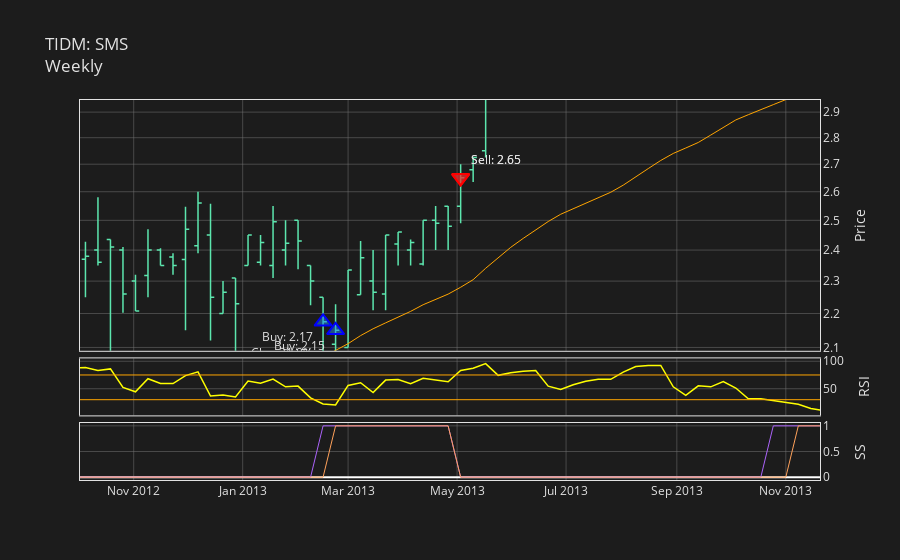

Write notebook code for a chart like this one.
### Code cell
# Customise plot hovertext.
hovertext_ohlc = []
for i in range(len(df.open)):
    hovertext_ohlc.append(
        str(df.index[i].strftime('%Y-%m-%d'))
        + '<br>O: '+ str('{0:.2f}'.format(df.open[i]))
        + '<br>H: '+ str('{0:.2f}'.format(df.high[i]))
        + '<br>L: '+ str('{0:.2f}'.format(df.low[i]))
        + '<br>C: '+ str('{0:.2f}'.format(df.close[i]))
    )

hovertext_sma = []
for i in range(len(df.open)):
    hovertext_sma.append(
    f'{p_sma} SMA: ' + str('{0:.2f}'.format(df.sma[i]))
    )

hovertext_rsi = []
for i in range(len(df.open)):
    hovertext_rsi.append(
        str(df.index[i].strftime('%Y-%m-%d'))
        + f'<br>{p_rsi} RSI: ' + str('{0:.1f}'.format(df.rsi[i]))
    )

hovertext_ss1 = []
for i in range(len(df.open)):
    hovertext_ss1.append(
        str(df.index[i].strftime('%Y-%m-%d'))
        + f'<br>SS1: ' + str('{0:.0f}'.format(df.ss1[i]))
    )
    
hovertext_ss2 = []
for i in range(len(df.open)):
    hovertext_ss2.append(
        f'<br>SS2: ' + str('{0:.0f}'.format(df.ss2[i]))
    )

hovertext_buy = []
for i in range(len(tdm.index)):
    hovertext_buy.append(
    f'Buy: ' + str('{0:.2f}'.format(tdm.entry_price[i]))
    + f'<br>Chg: ' + str('{0:.1f}'.format(tdm.chg_pct[i])) + '%'
    + f'<br>Bars: ' + str('{0:.0f}'.format(tdm.weeks[i]))
    )
    
hovertext_sell = []
for i in range(len(tdm.index)):
    hovertext_sell.append(
    f'Sell: ' + str('{0:.2f}'.format(tdm.exit_price[i]))
    )
    
# Create plot traces.
trace_ohlc = go.Ohlc(
    x=df.index,
    open=df.open,
    high=df.high,
    low=df.low,
    close=df.close,
    increasing_line_color='rgba(92, 230, 174, 1.0)',
    decreasing_line_color='rgba(92, 230, 174, 1.0)',
    line_width=1.5,
    text=hovertext_ohlc,
    hoverinfo='text',
)

trace_sma = go.Scatter(
    x=df.index,
    y=df.sma,
    line=dict(color='orange', width=1.0),
    text=hovertext_sma,
    hoverinfo='text',
)

trace_rsi = go.Scatter(
    x=df.index,
    y=df.rsi,
    line=dict(color='yellow', width=1.5),
    text=hovertext_rsi,
    hoverinfo='text',
)

trace_ss1 = go.Scatter(
    x=df.index,
    y=df.ss1,
    line=dict(width=1.0),
    text=hovertext_ss1,
    hoverinfo='text',
)

trace_ss2 = go.Scatter(
    x=df.index,
    y=df.ss2,
    line=dict(width=1.0),
    text=hovertext_ss2,
    hoverinfo='text',
)

trace_buy = go.Scatter(
    x=tdm.index,
    y=tdm.entry_price,
    name='Buy',
    mode='markers+text',
    marker_symbol='triangle-up',
    marker=dict(
        color='rgba(28, 134, 238, 0.5)',
        size=15,
        line=dict(color='Blue', width=2)
    ),
    text=hovertext_buy,
    textposition='bottom left',
    hoverinfo='text',
)

trace_sell = go.Scatter(
    x=tdm.exit_date,
    y=tdm.exit_price,
    name='Sell',
    mode='markers+text',
    marker_symbol='triangle-down',
    marker=dict(
        color='rgba(238, 44, 44, 0.5)',
        size=15,
        line=dict(color='Red', width=2)
    ),
    text=hovertext_sell,
    textposition='top right',
    hoverinfo='text',
)

# Create figure and add traces.
fig = make_subplots(rows=3, cols=1, shared_xaxes=True, vertical_spacing=0.02,)
fig.add_trace(trace_ohlc, row=1, col=1)
fig.add_trace(trace_sma, row=1, col=1)
fig.add_trace(trace_rsi, row=2, col=1)
fig.add_hline(y=pz1, row=2, col=1, line=dict(color='orange', width=1.0))
fig.add_hline(y=pze, row=2, col=1, line=dict(color='orange', width=1.0))
fig.add_trace(trace_ss1, row=3, col=1)
fig.add_trace(trace_ss2, row=3, col=1)
fig.add_trace(trace_buy, row=1, col=1)
fig.add_trace(trace_sell, row=1, col=1)

# Customise plot layout.
fig.update_layout(
    autosize=True,
    showlegend=False,
    # width=670,
    # height=500,
    yaxis_domain=[0.34, 1],
    yaxis2_domain=[0.17, 0.32],
    yaxis3_domain=[0, 0.15],
    paper_bgcolor='rgba(28, 28, 28, 1.0)',
    plot_bgcolor='rgba(28, 28, 28, 1.0)',
    font=dict(color='rgba(226, 226, 226, 1.0)'),
    title=dict(
        text=f'TIDM: {tidm}<br>{timeframe}',
        font_color='rgba(226, 226, 226, 1.0)'
    ),
    xaxis=dict(rangeslider=dict(visible=False)),
    hovermode='x unified',
    hoverlabel=dict(bgcolor='rgba(28, 28, 28, 0.8)')
)

# Customise plot axes.
fig.update_xaxes(
    linecolor='rgba(226, 226, 226, 1.0)',
    gridcolor='rgba(119, 119, 119, 0.5)',
    mirror=True,
)

fig.update_yaxes(
    linecolor='rgba(226, 226, 226, 1.0)',
    gridcolor='rgba(119, 119, 119, 0.5)',
    mirror=True,
)

fig.update_yaxes(row=1, col=1, side='right', title='Price', type='log')
fig.update_yaxes(row=2, col=1, side='right', title='RSI')
fig.update_yaxes(row=3, col=1, side='right', title='SS')

# Display plot.
fig.show(
    config={
        'scrollZoom': True,
        'modeBarButtonsToRemove': ['zoom', 'select2d', 'lasso2d'],
    }
)

### Figure 1 — Plotly figure (JSON) as saved in the notebook; plotly's stock layout.template omitted (floating-point values rounded to 4 significant figures; data arrays with more than 128 entries replaced by an {"elided": "..."} marker saying what was removed)
{"data": [{"close": {"elided": "534 float values"}, "decreasing": {"line": {"color": "rgba(92, 230, 174, 1.0)"}}, "high": {"elided": "534 float values"}, "hoverinfo": "text", "increasing": {"line": {"color": "rgba(92, 230, 174, 1.0)"}}, "line": {"width": 1.5}, "low": {"elided": "534 float values"}, "open": {"elided": "534 float values"}, "text": {"elided": "534 str values"}, "type": "ohlc", "x": {"elided": "534 str values"}, "xaxis": "x", "yaxis": "y"}, {"hoverinfo": "text", "line": {"color": "orange", "width": 1}, "text": {"elided": "534 str values"}, "type": "scatter", "x": {"elided": "534 str values"}, "xaxis": "x", "y": {"elided": "534 float values"}, "yaxis": "y"}, {"hoverinfo": "text", "line": {"color": "yellow", "width": 1.5}, "text": {"elided": "534 str values"}, "type": "scatter", "x": {"elided": "534 str values"}, "xaxis": "x2", "y": {"elided": "534 float values"}, "yaxis": "y2"}, {"hoverinfo": "text", "line": {"width": 1}, "text": {"elided": "534 str values"}, "type": "scatter", "x": {"elided": "534 str values"}, "xaxis": "x3", "y": {"elided": "534 int values"}, "yaxis": "y3"}, {"hoverinfo": "text", "line": {"width": 1}, "text": {"elided": "534 str values"}, "type": "scatter", "x": {"elided": "534 str values"}, "xaxis": "x3", "y": {"elided": "534 int values"}, "yaxis": "y3"}, {"hoverinfo": "text", "marker": {"color": "rgba(28, 134, 238, 0.5)", "line": {"color": "Blue", "width": 2}, "size": 15, "symbol": "triangle-up"}, "mode": "markers+text", "name": "Buy", "text": ["Buy: 2.17<br>Chg: 21.8%<br>Bars: 11", "Buy: 2.15<br>Chg: 23.3%<br>Bars: 10", "Buy: 3.25<br>Chg: 3.7%<br>Bars: 11", "Buy: 3.21<br>Chg: 5.0%<br>Bars: 9", "Buy: 5.67<br>Chg: 3.3%<br>Bars: 17", "Buy: 5.52<br>Chg: 6.2%<br>Bars: 12", "Buy: 7.17<br>Chg: 21.9%<br>Bars: 6", "Buy: 7.33<br>Chg: 9.3%<br>Bars: 11", "Buy: 6.94<br>Chg: 15.4%<br>Bars: 10", "Buy: 5.66<br>Chg: 12.2%<br>Bars: 23"], "textposition": "bottom left", "type": "scatter", "x": ["2013-02-15T00:00:00", "2013-02-22T00:00:00", "2013-10-25T00:00:00", "2013-11-08T00:00:00", "2017-03-24T00:00:00", "2017-04-28T00:00:00", "2017-11-17T00:00:00", "2018-02-02T00:00:00", "2018-02-09T00:00:00", "2020-06-19T00:00:00"], "xaxis": "x", "y": [2.175, 2.15, 3.255, 3.215, 5.675, 5.52, 7.175, 7.33, 6.94, 5.66], "yaxis": "y"}, {"hoverinfo": "text", "marker": {"color": "rgba(238, 44, 44, 0.5)", "line": {"color": "Red", "width": 2}, "size": 15, "symbol": "triangle-down"}, "mode": "markers+text", "name": "Sell", "text": ["Sell: 2.65", "Sell: 2.65", "Sell: 3.38", "Sell: 3.38", "Sell: 5.86", "Sell: 5.86", "Sell: 8.74", "Sell: 8.01", "Sell: 8.01", "Sell: 6.35"], "textposition": "top right", "type": "scatter", "x": ["2013-05-03T00:00:00", "2013-05-03T00:00:00", "2014-01-10T00:00:00", "2014-01-10T00:00:00", "2017-07-21T00:00:00", "2017-07-21T00:00:00", "2017-12-29T00:00:00", "2018-04-20T00:00:00", "2018-04-20T00:00:00", "2020-11-27T00:00:00"], "xaxis": "x", "y": [2.65, 2.65, 3.375, 3.375, 5.86, 5.86, 8.745, 8.01, 8.01, 6.35], "yaxis": "y"}], "layout": {"autosize": true, "dragmode": "pan", "font": {"color": "rgba(226, 226, 226, 1.0)"}, "hoverlabel": {"bgcolor": "rgba(28, 28, 28, 0.8)"}, "hovermode": "x unified", "paper_bgcolor": "rgba(28, 28, 28, 1.0)", "plot_bgcolor": "rgba(28, 28, 28, 1.0)", "shapes": [{"line": {"color": "orange", "width": 1}, "type": "line", "x0": 0, "x1": 1, "xref": "x2 domain", "y0": 30, "y1": 30, "yref": "y2"}, {"line": {"color": "orange", "width": 1}, "type": "line", "x0": 0, "x1": 1, "xref": "x2 domain", "y0": 75, "y1": 75, "yref": "y2"}], "showlegend": false, "title": {"font": {"color": "rgba(226, 226, 226, 1.0)"}, "text": "TIDM: SMS<br>Weekly"}, "xaxis": {"anchor": "y", "autorange": false, "domain": [0, 1], "gridcolor": "rgba(119, 119, 119, 0.5)", "linecolor": "rgba(226, 226, 226, 1.0)", "matches": "x3", "mirror": true, "range": ["2012-10-01 22:47:41.5993", "2013-11-20 03:10:04.1956"], "rangeslider": {"visible": false, "yaxis": {}}, "showticklabels": false, "type": "date"}, "xaxis2": {"anchor": "y2", "autorange": false, "domain": [0, 1], "gridcolor": "rgba(119, 119, 119, 0.5)", "linecolor": "rgba(226, 226, 226, 1.0)", "matches": "x3", "mirror": true, "range": ["2012-10-01 22:47:41.5993", "2013-11-20 03:10:04.1956"], "showticklabels": false, "type": "date"}, "xaxis3": {"anchor": "y3", "autorange": false, "domain": [0, 1], "gridcolor": "rgba(119, 119, 119, 0.5)", "linecolor": "rgba(226, 226, 226, 1.0)", "mirror": true, "range": ["2012-10-01 22:47:41.5993", "2013-11-20 03:10:04.1956"], "type": "date"}, "yaxis": {"anchor": "x", "autorange": false, "domain": [0.34, 1], "gridcolor": "rgba(119, 119, 119, 0.5)", "linecolor": "rgba(226, 226, 226, 1.0)", "mirror": true, "range": [0.3202, 0.4696], "side": "right", "title": {"text": "Price"}, "type": "log"}, "yaxis2": {"anchor": "x2", "autorange": true, "domain": [0.17, 0.32], "gridcolor": "rgba(119, 119, 119, 0.5)", "linecolor": "rgba(226, 226, 226, 1.0)", "mirror": true, "range": [1.426, 105.2], "side": "right", "title": {"text": "RSI"}, "type": "linear"}, "yaxis3": {"anchor": "x3", "autorange": true, "domain": [0, 0.15], "gridcolor": "rgba(119, 119, 119, 0.5)", "linecolor": "rgba(226, 226, 226, 1.0)", "mirror": true, "range": [-0.05556, 1.056], "side": "right", "title": {"text": "SS"}, "type": "linear"}}}
